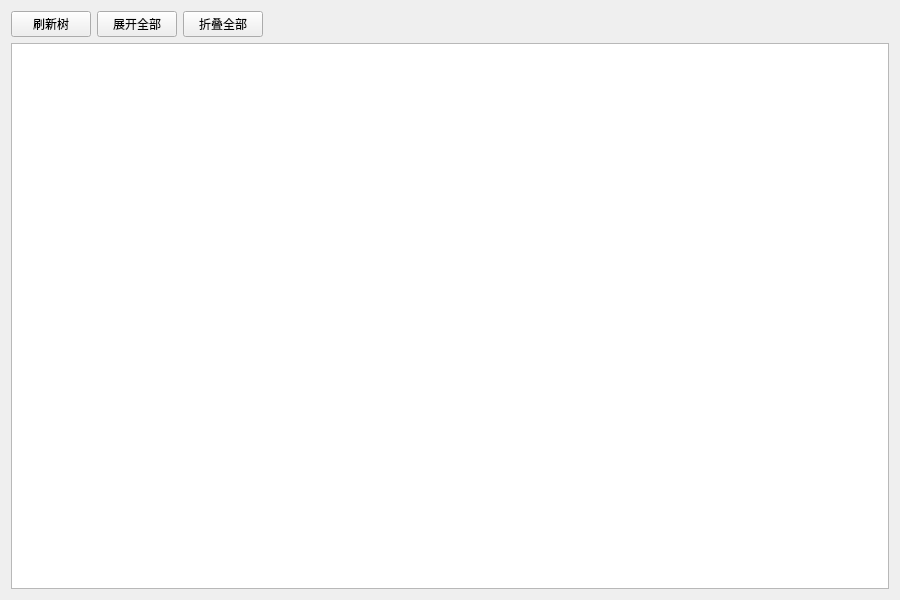
<?xml version="1.0" encoding="UTF-8"?>
<ui version="4.0">
 <class>TreeViewWidget</class>
 <widget class="QWidget" name="TreeViewWidget">
  <property name="geometry">
   <rect>
    <x>0</x>
    <y>0</y>
    <width>900</width>
    <height>600</height>
   </rect>
  </property>
  <property name="windowTitle">
   <string>树形预览</string>
  </property>
  <layout class="QVBoxLayout" name="verticalLayout">
   <item>
    <layout class="QHBoxLayout" name="horizontalLayout">
     <item>
      <widget class="QPushButton" name="refreshPushButton">
       <property name="text">
        <string>刷新树</string>
       </property>
      </widget>
     </item>
     <item>
      <widget class="QPushButton" name="expandAllPushButton">
       <property name="text">
        <string>展开全部</string>
       </property>
      </widget>
     </item>
     <item>
      <widget class="QPushButton" name="collapseAllPushButton">
       <property name="text">
        <string>折叠全部</string>
       </property>
      </widget>
     </item>
     <item>
      <spacer name="horizontalSpacer">
       <property name="orientation">
        <enum>Qt::Horizontal</enum>
       </property>
       <property name="sizeHint" stdset="0">
        <size>
         <width>40</width>
         <height>20</height>
        </size>
       </property>
      </spacer>
     </item>
    </layout>
   </item>
   <item>
    <widget class="QTreeView" name="treeView">
     <property name="animated">
      <bool>true</bool>
     </property>
     <property name="headerHidden">
      <bool>false</bool>
     </property>
     <property name="indentation">
      <number>20</number>
     </property>
    </widget>
   </item>
  </layout>
 </widget>
 <resources/>
 <connections/>
</ui>
